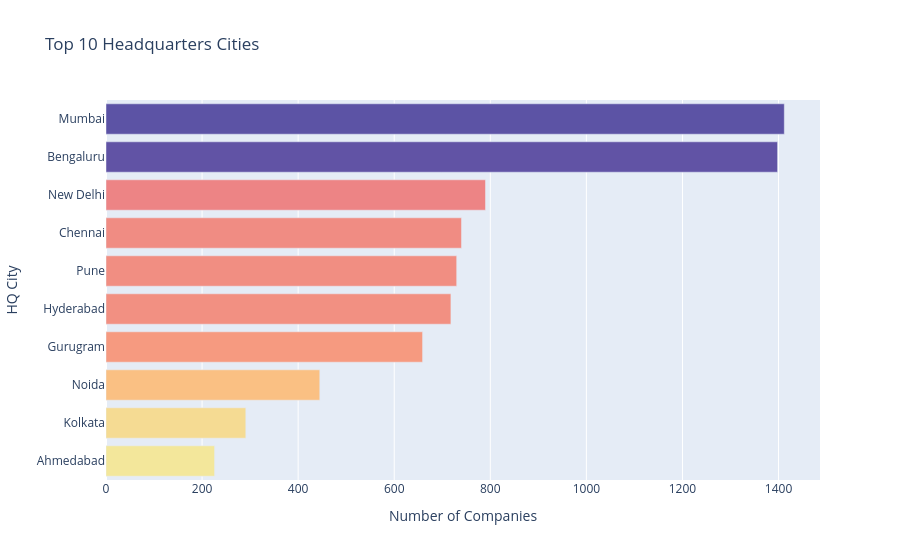

The notebook cell saved with this chart:
### Code cell
top_cities = (df[df["hq_city"] != "Unknown"]["hq_city"].value_counts().head(10).reset_index())
top_cities.columns = ["hq_city", "count"]
fig = px.bar(
    top_cities,
    x="count",
    y="hq_city",
    orientation="h",
    title="Top 10 Headquarters Cities",
    labels={"count": "Number of Companies", "hq_city": "HQ City"},
    color="count",
    color_continuous_scale="Sunset")
fig.update_layout(
    yaxis={"categoryorder": "total ascending"},
    coloraxis_showscale=False,)
fig.show()

### Figure 1 — Plotly figure (JSON) as saved in the notebook; plotly's stock layout.template omitted (floating-point values rounded to 4 significant figures)
{"data": [{"hovertemplate": "Number of Companies=%{marker.color}<br>HQ City=%{y}<extra></extra>", "legendgroup": "", "marker": {"color": [1412, 1398, 790, 740, 730, 718, 659, 445, 291, 226], "coloraxis": "coloraxis", "pattern": {"shape": ""}}, "name": "", "orientation": "h", "showlegend": false, "textposition": "auto", "type": "bar", "x": [1412, 1398, 790, 740, 730, 718, 659, 445, 291, 226], "xaxis": "x", "y": ["Mumbai", "Bengaluru", "New Delhi", "Chennai", "Pune", "Hyderabad", "Gurugram", "Noida", "Kolkata", "Ahmedabad"], "yaxis": "y"}], "layout": {"barmode": "relative", "coloraxis": {"colorbar": {"title": {"text": "Number of Companies"}}, "colorscale": [[0, "rgb(243, 231, 155)"], [0.1667, "rgb(250, 196, 132)"], [0.3333, "rgb(248, 160, 126)"], [0.5, "rgb(235, 127, 134)"], [0.6667, "rgb(206, 102, 147)"], [0.8333, "rgb(160, 89, 160)"], [1, "rgb(92, 83, 165)"]], "showscale": false}, "legend": {"tracegroupgap": 0}, "title": {"text": "Top 10 Headquarters Cities"}, "xaxis": {"anchor": "y", "domain": [0, 1], "title": {"text": "Number of Companies"}}, "yaxis": {"anchor": "x", "categoryorder": "total ascending", "domain": [0, 1], "title": {"text": "HQ City"}}}}
